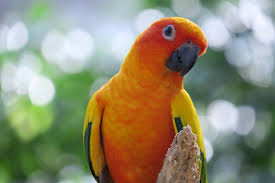
#> input picture sample.jpg, 275 x 183 px
$ jupyter execute lab4.ipynb   (shell and % lines are left out)
#> lines starting #> are read from the running program, lines starting #| are printed output that depends on the picture
[cell 1]
import cv2
import numpy as np
import matplotlib.pyplot as plt
from scipy.signal import convolve2d

[cell 2]
image = cv2.imread('sample.jpg')
#> image is the input picture: shape (183, 275, 3); mean B, G, R 114.1, 140, 144.6
image = cv2.cvtColor(image, cv2.COLOR_BGR2GRAY)
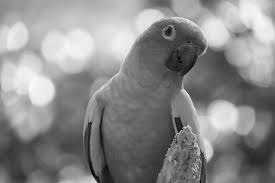
#> image: shape (183, 275); min 1, max 250, mean 138.5

[cell 3]
plt.figure(figsize=(6,6))
plt.imshow(image, cmap='gray')
plt.title('Original Image')
plt.axis('off')
plt.show()

[cell 4]
kernel_sizes = [3, 5, 7]
fig, axes = plt.subplots(1, 3, figsize=(15, 5))

for i, k in enumerate(kernel_sizes):
    kernel = np.ones((k, k), np.float32) / (k * k)
    filtered_image = cv2.filter2D(image, -1, kernel)
    axes[i].imshow(filtered_image, cmap='gray')
    axes[i].set_title(f'Box Filter {k}x{k}')
    axes[i].axis('off')
#> this loop made 3 passes
#> pass 2, `filtered_image = cv2.filter2D(image, -1, kernel)`:
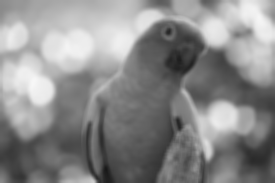
#> filtered_image: shape (183, 275); min 24, max 247, mean 138.5

plt.tight_layout()
plt.show()
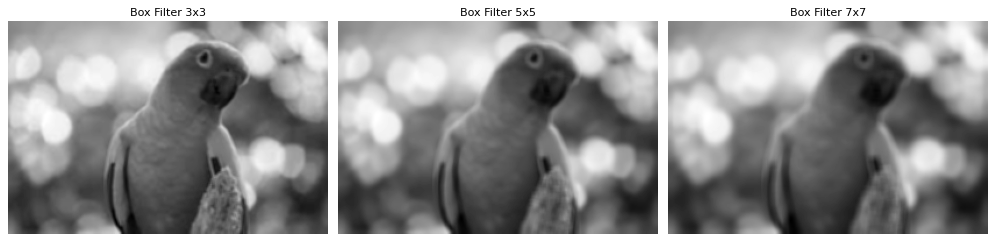
#> figure drawn by matplotlib, 3 panels

[cell 5]
defocus_kernel = np.ones((5, 5), np.float32) / 25
blurred_image = cv2.filter2D(image, -1, defocus_kernel)

plt.figure(figsize=(6,6))
plt.imshow(blurred_image, cmap='gray')
plt.title('Defocus Blurred Image')
plt.axis('off')
plt.show()

[cell 6]
motion_blur_kernel = np.zeros((15, 15))
n = motion_blur_kernel.shape[0]
np.fill_diagonal(motion_blur_kernel, 1)
motion_blur_kernel /= n
motion_blurred_image = cv2.filter2D(image, -1, motion_blur_kernel)
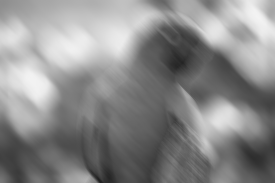
#> motion_blurred_image: shape (183, 275); min 31, max 243, mean 138.5

plt.figure(figsize=(6,6))
plt.imshow(motion_blurred_image, cmap='gray')
plt.title('Motion Blurred Image')
plt.axis('off')
plt.show()

[cell 7]
conv_result = convolve2d(image, kernel, mode='same')
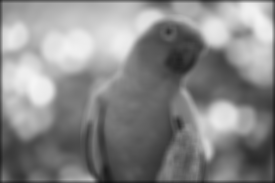
#> conv_result: shape (183, 275) float32; min 19.14, max 245.9, mean 136.4
corr_result = cv2.filter2D(image, -1, kernel)

fig, axes = plt.subplots(1, 2, figsize=(12, 6))
axes[0].imshow(conv_result, cmap='gray')
axes[0].set_title('Convolution Result')
axes[0].axis('off')
axes[1].imshow(corr_result, cmap='gray')
axes[1].set_title('Correlation Result')
axes[1].axis('off')

plt.tight_layout()
plt.show()

[cell 8]
sobel_x = np.array([[-1, 0, 1], [-2, 0, 2], [-1, 0, 1]])
sobel_y = np.array([[-1, -2, -1], [0, 0, 0], [1, 2, 1]])

edge_x = cv2.filter2D(image, -1, sobel_x)
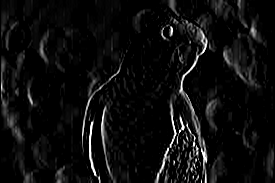
#> edge_x: shape (183, 275); min 0, max 255, mean 13.6
edge_y = cv2.filter2D(image, -1, sobel_y)
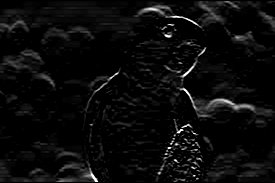
#> edge_y: shape (183, 275); min 0, max 255, mean 11
separable_filter_result = edge_x + edge_y
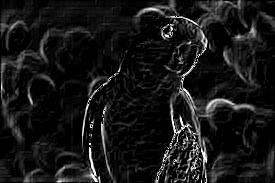
#> separable_filter_result: shape (183, 275); min 0, max 255, mean 23.1

fig, axes = plt.subplots(1, 3, figsize=(15, 5))
axes[0].imshow(edge_x, cmap='gray')
axes[0].set_title('Sobel X')
axes[0].axis('off')
axes[1].imshow(edge_y, cmap='gray')
axes[1].set_title('Sobel Y')
axes[1].axis('off')
axes[2].imshow(separable_filter_result, cmap='gray')
axes[2].set_title('Separable Filter Result')
axes[2].axis('off')

plt.tight_layout()
plt.show()

[cell 9]
sigma_values = [0.5, 1, 2, 5]
x = np.linspace(-10, 10, 1000)
fig, axes = plt.subplots(1, 4, figsize=(16, 4))

for i, sigma in enumerate(sigma_values):
    gauss_curve = (1 / (np.sqrt(2 * np.pi) * sigma)) * np.exp(- (x ** 2) / (2 * sigma ** 2))
    axes[i].plot(x, gauss_curve)
    axes[i].set_title(f'Gaussian Distribution (σ={sigma})')

plt.tight_layout()
plt.show()
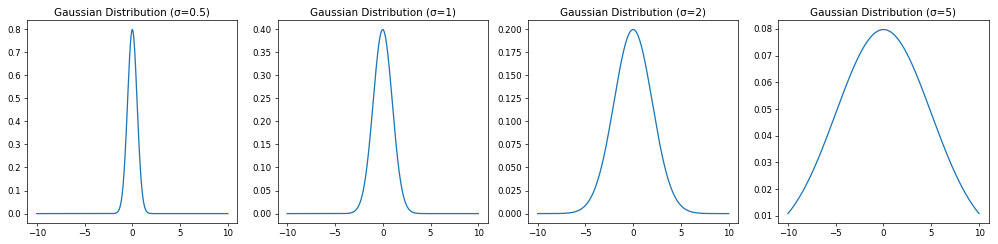
#> figure drawn by matplotlib, 4 panels; panel 1: curve peaks at x = -0.01, y = 0.798; panel 2: curve peaks at x = -0.01, y = 0.399; panel 3: curve peaks at x = -0.01, y = 0.199; panel 4: curve peaks at x = -0.01, y = 0.0798

$ run again, with 2.jpg copied over sample.jpg
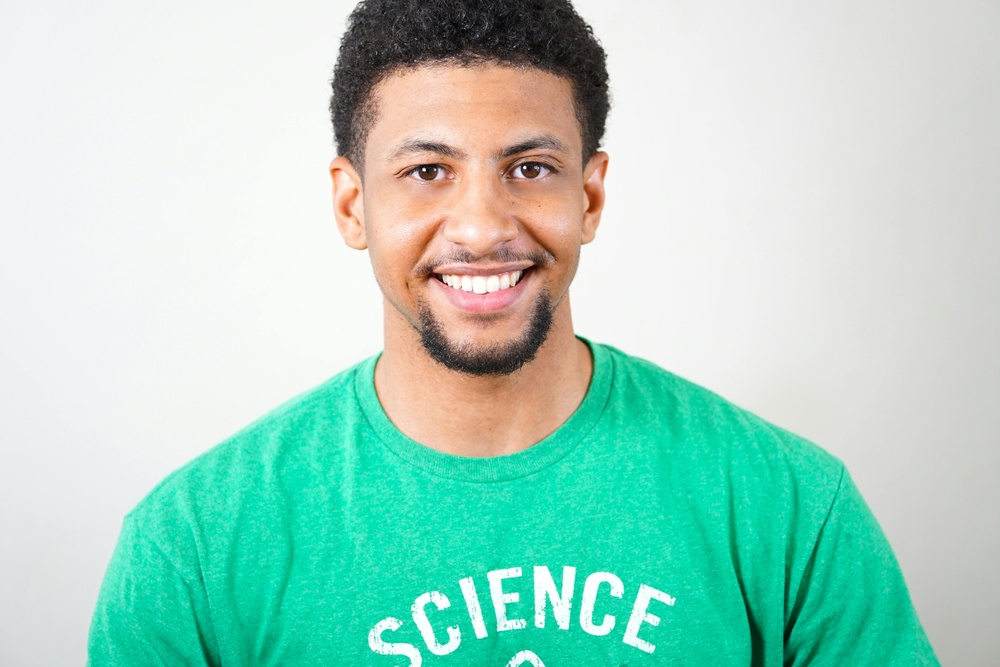
#> input picture 2.jpg, 1000 x 667 px, shrunk from 6000 x 4000 before the run
#> image is the input picture: shape (667, 1000, 3); mean B, G, R 198.1, 213.7, 166.7
#> image: shape (667, 1000)
#> `motion_blurred_image = cv2.filter2D(image, -1, motion_blur_kernel)`:
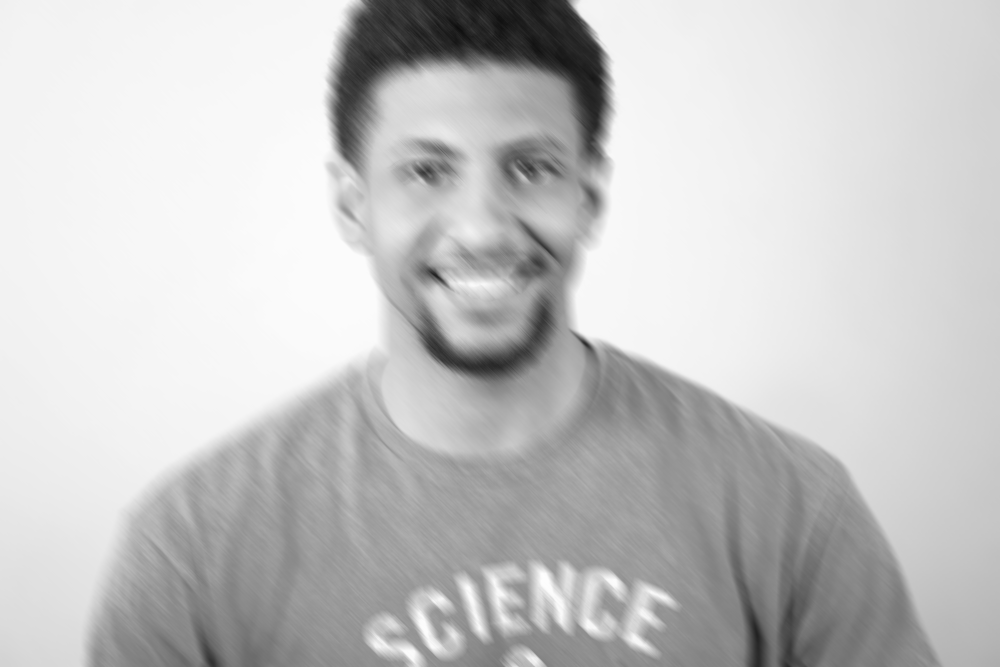
#> motion_blurred_image: shape (667, 1000); min 13, max 254, mean 197.9
#> `separable_filter_result = edge_x + edge_y`:
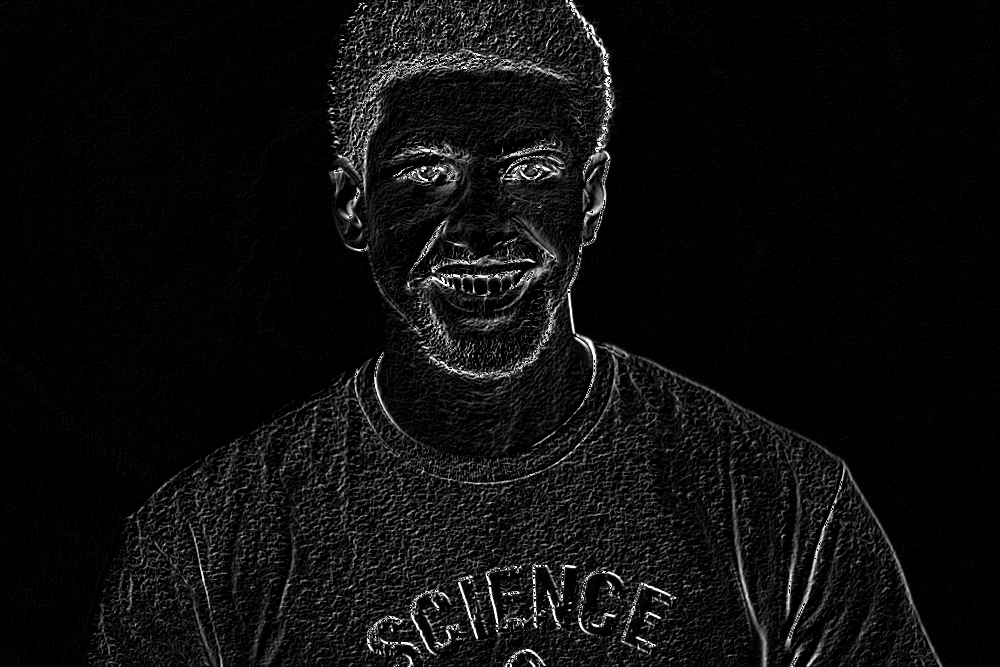
#> separable_filter_result: shape (667, 1000); min 0, max 255, mean 13.8

$ run again, with human.jpg copied over sample.jpg
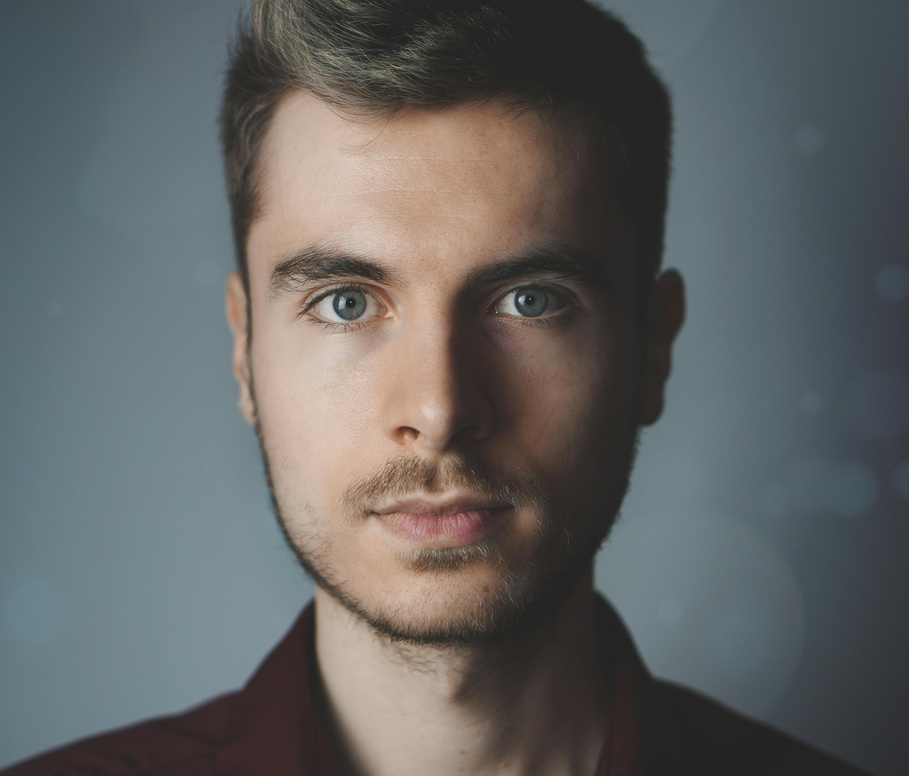
#> input picture human.jpg, 909 x 776 px, shrunk from 4684 x 4000 before the run
#> image is the input picture: shape (776, 909, 3); mean B, G, R 98.7, 99.2, 98
#> image: shape (776, 909)
#> `plt.show()`:
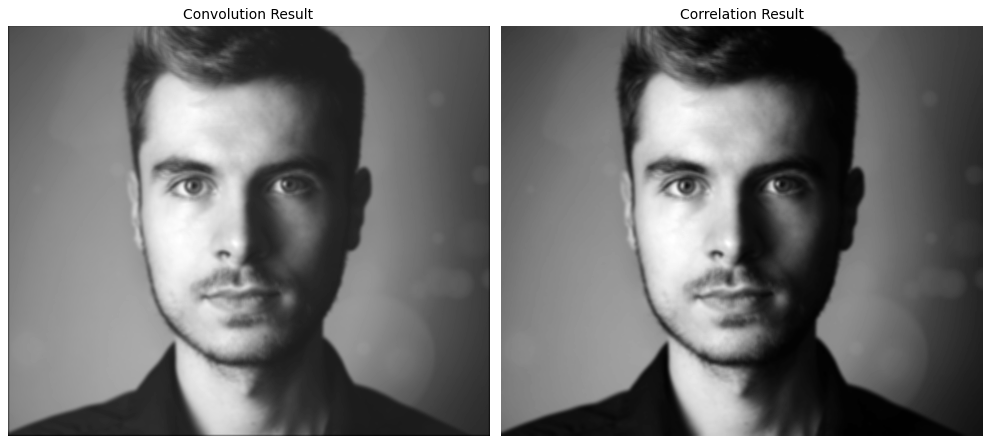
#> figure drawn by matplotlib, 2 panels
#> `separable_filter_result = edge_x + edge_y`:
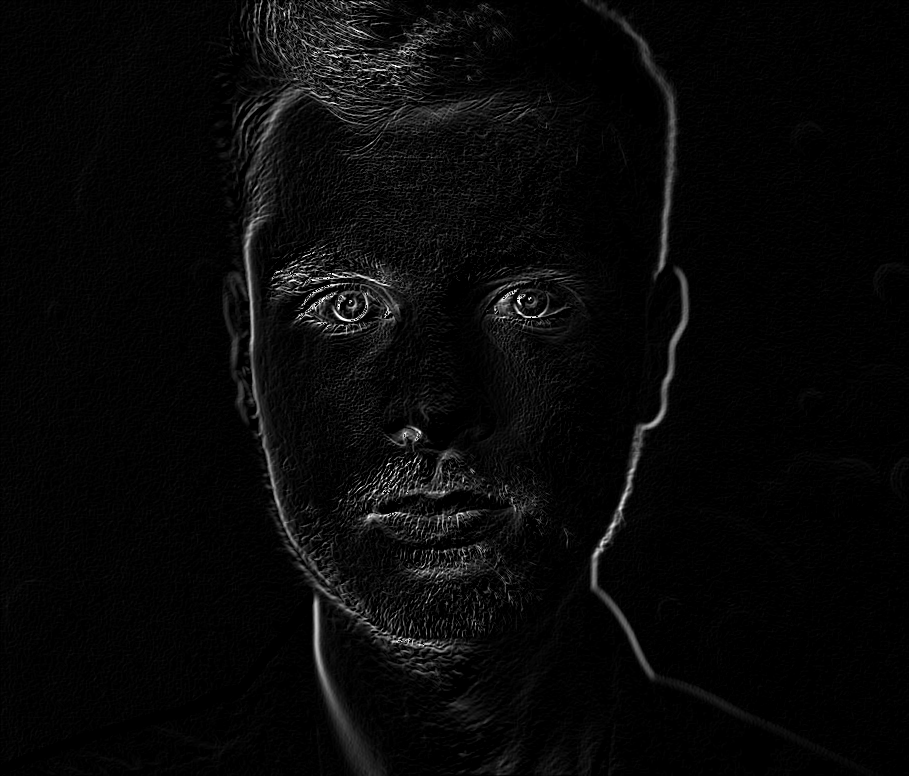
#> separable_filter_result: shape (776, 909); min 0, max 255, mean 8.3
